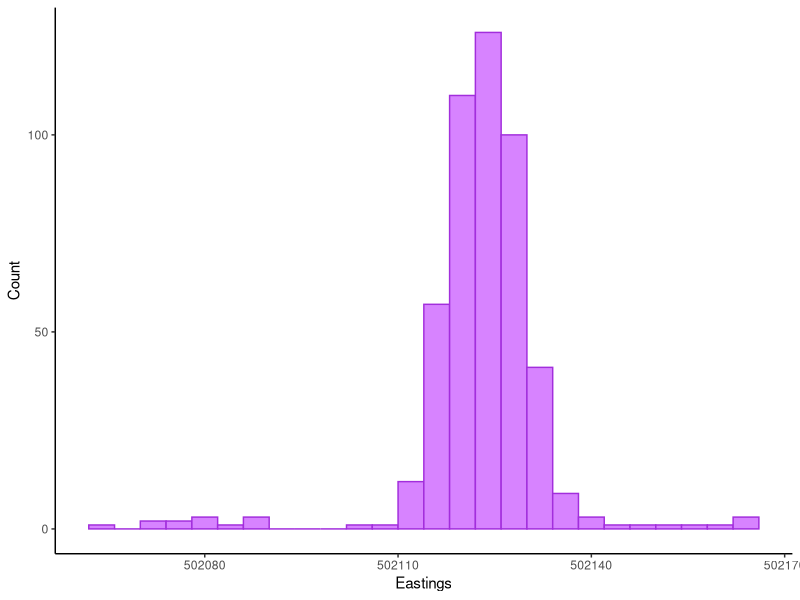
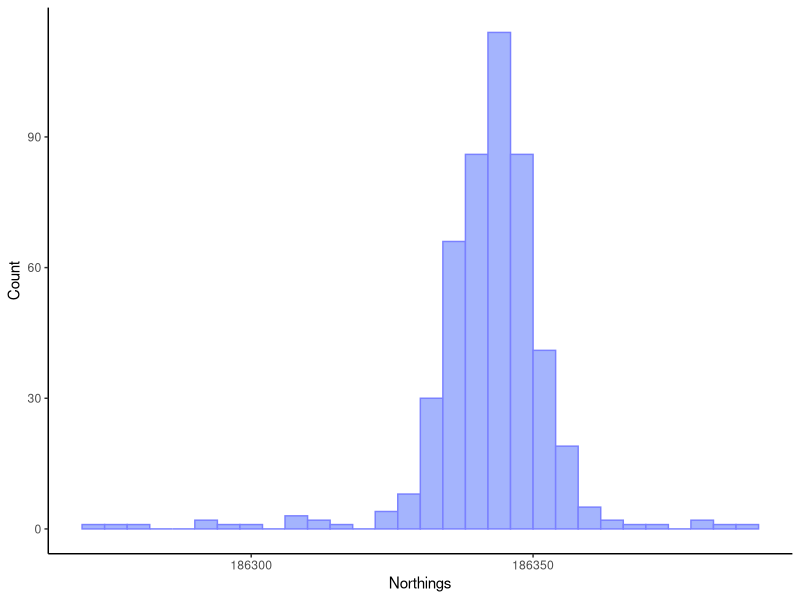
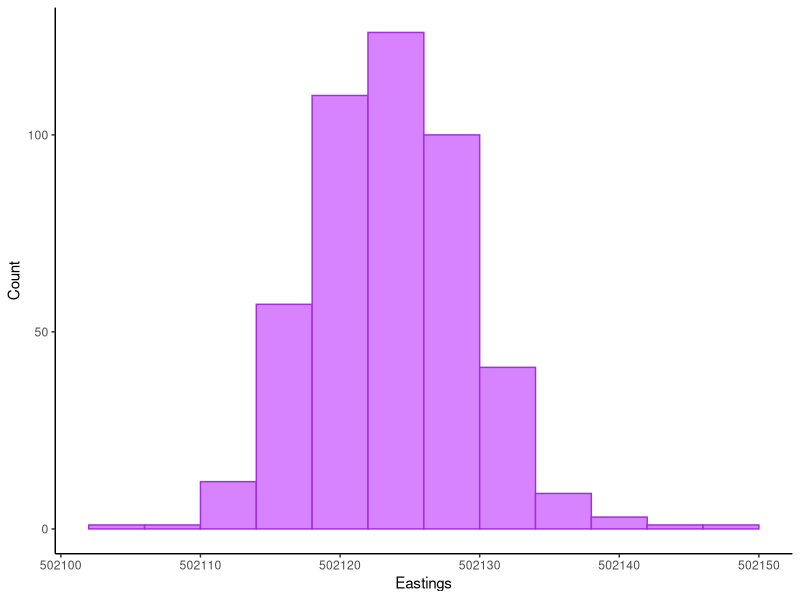
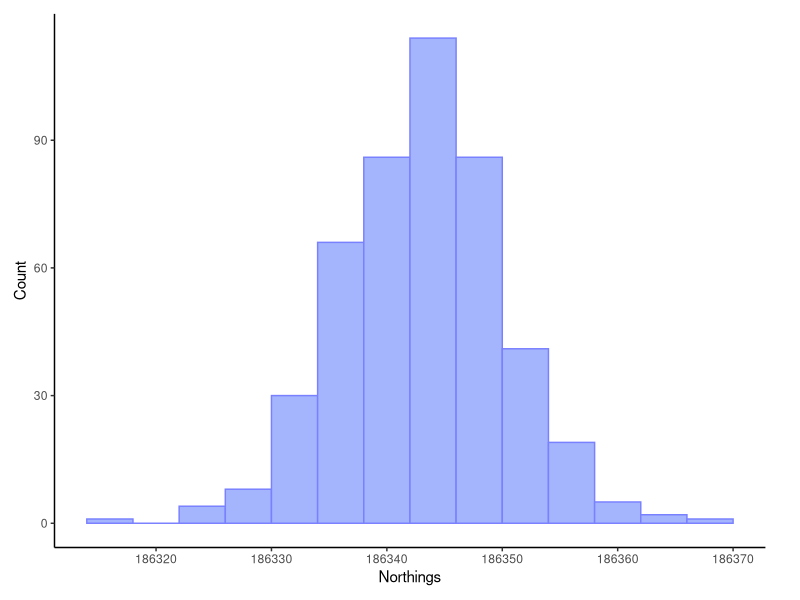

The R script that drew these images, in order:
#COURSEWORK 1 - ANALYTICAL AND NUMERICAL METHODS - Figurres
# Author: Alessandra Cianfanelli

## Libraries----
library(tidyverse)  # for data wrangling and plotting (dplyr and ggplot packages)

## Loading the data from my own working directory----
  #NB: these data sets were pasted from excel into a csv file in order to compute the graphs 

complete <- read.csv("Analytical and numerical methods/coursework 1/my_data_aanm_c1.csv")
# ^^this is the complete dataset with all of the coordinates before any outlier removal 
eastings <- read.csv("Analytical and numerical methods/coursework 1/Eastings.csv")
# ^^ this is the final easting dataset after outlier removal
northings <- read.csv("Analytical and numerical methods/coursework 1/northings.csv")
# ^^ this is the final northings dataset after outlier removal

## Brief data wrangling----
complete <- complete %>% 
  rename(Time_s = Time..s., N_m =N..m., E_m = E..m.) #renaming the columns for clarity

eastings <- eastings %>% 
  rename(Time_s = Time..s., E_m = E..m.)

northings <- northings %>% 
  rename(Time_s = Time..s., N_m =N..m.)

## Plotting Initial Distribution----

# Initial Distribution Eastings

(dist_east <- ggplot(complete, aes(x = E_m)) + 
   geom_histogram(binwidth = 4, colour = "#A22EDC", fill = "#D783FF") + 
   theme_classic() +
   xlab("Eastings") + 
   ylab("Count"))

#ggsave(dist_east, file = "Analytical and numerical methods/coursework 1/img/initial_E_dist.png", height = 4, width = 6)

# Initial Distribution Northings

(dist_north <- ggplot(complete, aes(x = N_m)) +
    geom_histogram(binwidth = 4, colour = "#7A81FF", 
                   fill = "#A4B4FD") + 
    theme_classic() +
    xlab("Northings") + 
    ylab("Count"))

#ggsave(dist_north, file = "Analytical and numerical methods/coursework 1/img/initial_N_dist.png", height = 4, width = 6)

## Plotting Distribution after Outlier removal----

# New Eastings Distribution

(final_east <- ggplot(eastings, aes(x = E_m)) +
   geom_histogram(binwidth = 4, colour = "#A22EDC", fill = "#D783FF") + 
   theme_classic() +
   xlab("Eastings") + 
   ylab("Count")) 

#ggsave(final_east, file = "Analytical and numerical methods/coursework 1/img/E_distribution_after.png", height = 4, width = 6)

# New Northings Distribution 

(final_north <- ggplot(northings, aes(x = N_m)) +
   geom_histogram(binwidth = 4, colour = "#7A81FF", 
                  fill = "#A4B4FD") + 
   theme_classic() +
   theme(plot.margin = margin(10, 25, 10, 10)) + #this allows me to print out the entire xaxis
   xlab("Northings") + 
   ylab("Count"))

#ggsave(final_north, file = "Analytical and numerical methods/coursework 1/img/N_distribution_after.png", height = 4, width = 10)





